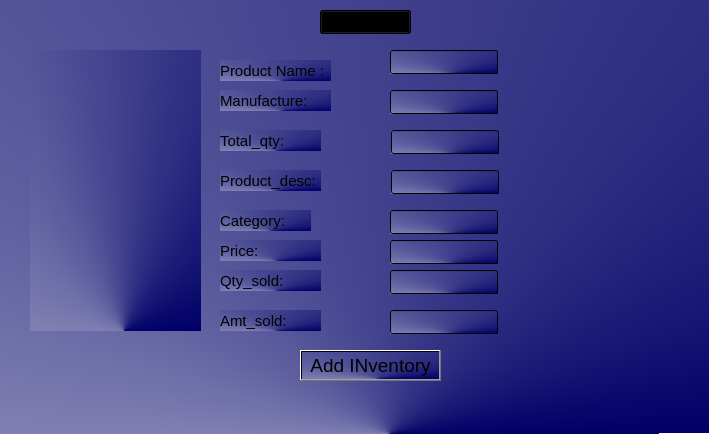
<?xml version="1.0" encoding="UTF-8"?>
<ui version="4.0">
 <class>Table</class>
 <widget class="QWidget" name="Table">
  <property name="geometry">
   <rect>
    <x>0</x>
    <y>0</y>
    <width>709</width>
    <height>434</height>
   </rect>
  </property>
  <property name="windowTitle">
   <string>Add Inventory</string>
  </property>
  <property name="windowIcon">
   <iconset resource="image/srcc.qrc">
    <normaloff>:/img/logo1.jpg</normaloff>:/img/logo1.jpg</iconset>
  </property>
  <property name="styleSheet">
   <string notr="true">
background-color: qconicalgradient(cx:0.548913, cy:1, angle:0, stop:0 rgba(0, 0, 103, 255), stop:1 rgba(255, 255, 255, 255));</string>
  </property>
  <widget class="QComboBox" name="comboBox">
   <property name="geometry">
    <rect>
     <x>320</x>
     <y>10</y>
     <width>91</width>
     <height>24</height>
    </rect>
   </property>
   <item>
    <property name="text">
     <string>Electronics</string>
    </property>
   </item>
   <item>
    <property name="text">
     <string>Groceries</string>
    </property>
   </item>
   <item>
    <property name="text">
     <string>Clothing</string>
    </property>
   </item>
  </widget>
  <widget class="QLabel" name="label_invent">
   <property name="geometry">
    <rect>
     <x>30</x>
     <y>50</y>
     <width>171</width>
     <height>281</height>
    </rect>
   </property>
   <property name="styleSheet">
    <string notr="true">image: url(:/img/Order.jpg);</string>
   </property>
   <property name="text">
    <string/>
   </property>
  </widget>
  <widget class="QLabel" name="product_name">
   <property name="geometry">
    <rect>
     <x>220</x>
     <y>60</y>
     <width>111</width>
     <height>21</height>
    </rect>
   </property>
   <property name="font">
    <font>
     <pointsize>11</pointsize>
    </font>
   </property>
   <property name="text">
    <string>Product Name :</string>
   </property>
  </widget>
  <widget class="QLabel" name="prodct_lbl">
   <property name="geometry">
    <rect>
     <x>220</x>
     <y>170</y>
     <width>101</width>
     <height>21</height>
    </rect>
   </property>
   <property name="font">
    <font>
     <pointsize>11</pointsize>
    </font>
   </property>
   <property name="text">
    <string>Product_desc:</string>
   </property>
  </widget>
  <widget class="QLabel" name="cate_lbl">
   <property name="geometry">
    <rect>
     <x>220</x>
     <y>210</y>
     <width>91</width>
     <height>21</height>
    </rect>
   </property>
   <property name="font">
    <font>
     <pointsize>11</pointsize>
    </font>
   </property>
   <property name="text">
    <string>Category:</string>
   </property>
  </widget>
  <widget class="QLineEdit" name="Name_edit">
   <property name="geometry">
    <rect>
     <x>390</x>
     <y>50</y>
     <width>108</width>
     <height>24</height>
    </rect>
   </property>
  </widget>
  <widget class="QLineEdit" name="totalqty_edit">
   <property name="geometry">
    <rect>
     <x>391</x>
     <y>130</y>
     <width>108</width>
     <height>24</height>
    </rect>
   </property>
  </widget>
  <widget class="QLineEdit" name="cat_edit">
   <property name="geometry">
    <rect>
     <x>390</x>
     <y>210</y>
     <width>108</width>
     <height>24</height>
    </rect>
   </property>
  </widget>
  <widget class="QPushButton" name="Save">
   <property name="geometry">
    <rect>
     <x>300</x>
     <y>350</y>
     <width>141</width>
     <height>31</height>
    </rect>
   </property>
   <property name="font">
    <font>
     <pointsize>14</pointsize>
    </font>
   </property>
   <property name="text">
    <string>Add INventory</string>
   </property>
  </widget>
  <widget class="QLabel" name="total_lbl">
   <property name="geometry">
    <rect>
     <x>220</x>
     <y>130</y>
     <width>101</width>
     <height>21</height>
    </rect>
   </property>
   <property name="font">
    <font>
     <pointsize>11</pointsize>
    </font>
   </property>
   <property name="text">
    <string>Total_qty:</string>
   </property>
  </widget>
  <widget class="QLineEdit" name="desc_edt">
   <property name="geometry">
    <rect>
     <x>391</x>
     <y>170</y>
     <width>108</width>
     <height>24</height>
    </rect>
   </property>
  </widget>
  <widget class="QLabel" name="pricelbl">
   <property name="geometry">
    <rect>
     <x>220</x>
     <y>240</y>
     <width>101</width>
     <height>21</height>
    </rect>
   </property>
   <property name="font">
    <font>
     <pointsize>11</pointsize>
    </font>
   </property>
   <property name="text">
    <string>Price:</string>
   </property>
  </widget>
  <widget class="QLineEdit" name="Price_edit">
   <property name="geometry">
    <rect>
     <x>390</x>
     <y>240</y>
     <width>108</width>
     <height>24</height>
    </rect>
   </property>
  </widget>
  <widget class="QLabel" name="manu_lab">
   <property name="geometry">
    <rect>
     <x>220</x>
     <y>90</y>
     <width>111</width>
     <height>21</height>
    </rect>
   </property>
   <property name="font">
    <font>
     <pointsize>11</pointsize>
    </font>
   </property>
   <property name="text">
    <string>Manufacture:</string>
   </property>
  </widget>
  <widget class="QLineEdit" name="Manufac_edit">
   <property name="geometry">
    <rect>
     <x>390</x>
     <y>90</y>
     <width>108</width>
     <height>24</height>
    </rect>
   </property>
  </widget>
  <widget class="QLabel" name="qtysold_lbl">
   <property name="geometry">
    <rect>
     <x>220</x>
     <y>270</y>
     <width>101</width>
     <height>21</height>
    </rect>
   </property>
   <property name="font">
    <font>
     <pointsize>11</pointsize>
    </font>
   </property>
   <property name="text">
    <string>Qty_sold:</string>
   </property>
  </widget>
  <widget class="QLineEdit" name="qtysold_edit">
   <property name="geometry">
    <rect>
     <x>390</x>
     <y>270</y>
     <width>108</width>
     <height>24</height>
    </rect>
   </property>
  </widget>
  <widget class="QLabel" name="qtysold_lbl_2">
   <property name="geometry">
    <rect>
     <x>220</x>
     <y>310</y>
     <width>101</width>
     <height>21</height>
    </rect>
   </property>
   <property name="font">
    <font>
     <pointsize>11</pointsize>
    </font>
   </property>
   <property name="text">
    <string>Amt_sold:</string>
   </property>
  </widget>
  <widget class="QLineEdit" name="amount_edit">
   <property name="geometry">
    <rect>
     <x>390</x>
     <y>310</y>
     <width>108</width>
     <height>24</height>
    </rect>
   </property>
  </widget>
 </widget>
 <resources>
  <include location="image/srcc.qrc"/>
 </resources>
 <connections/>
</ui>
